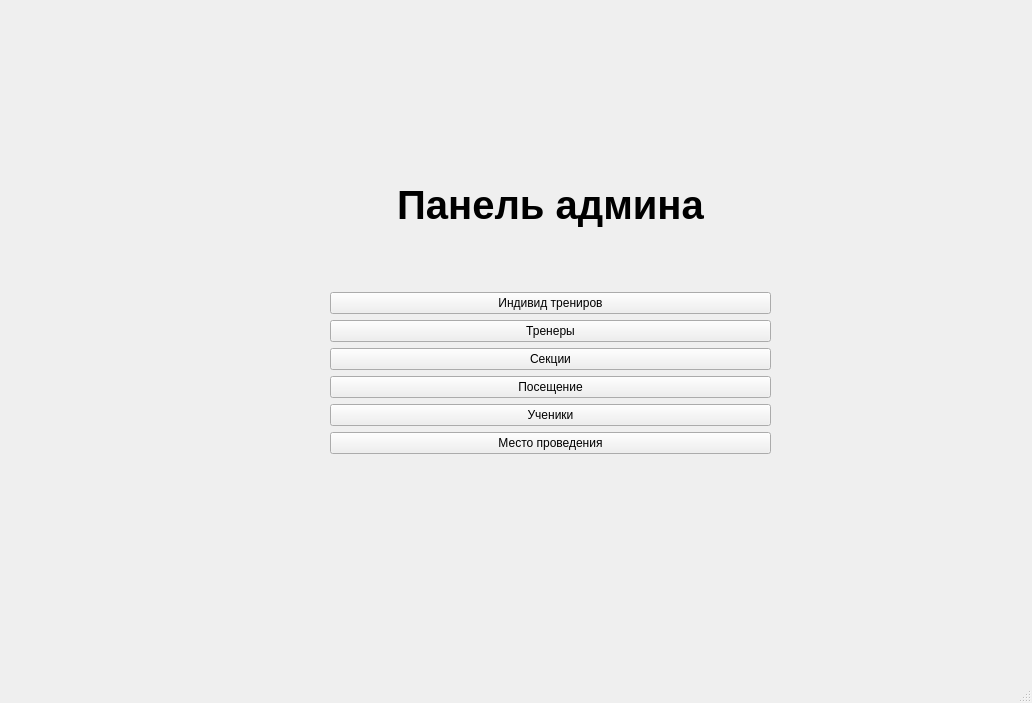
<?xml version="1.0" encoding="UTF-8"?>
<ui version="4.0">
 <class>MainWindow</class>
 <widget class="QMainWindow" name="MainWindow">
  <property name="geometry">
   <rect>
    <x>0</x>
    <y>0</y>
    <width>1032</width>
    <height>703</height>
   </rect>
  </property>
  <property name="windowTitle">
   <string>MainWindow</string>
  </property>
  <widget class="QWidget" name="centralwidget">
   <widget class="QWidget" name="">
    <property name="geometry">
     <rect>
      <x>330</x>
      <y>123</y>
      <width>441</width>
      <height>331</height>
     </rect>
    </property>
    <layout class="QVBoxLayout" name="verticalLayout">
     <item>
      <widget class="QLabel" name="label">
       <property name="font">
        <font>
         <pointsize>30</pointsize>
         <weight>75</weight>
         <italic>false</italic>
         <bold>true</bold>
        </font>
       </property>
       <property name="text">
        <string>Панель админа</string>
       </property>
       <property name="textFormat">
        <enum>Qt::PlainText</enum>
       </property>
       <property name="alignment">
        <set>Qt::AlignCenter</set>
       </property>
      </widget>
     </item>
     <item>
      <widget class="QPushButton" name="btbIndTrA">
       <property name="text">
        <string>Индивид трениров</string>
       </property>
      </widget>
     </item>
     <item>
      <widget class="QPushButton" name="btnTrainerA">
       <property name="text">
        <string>Тренеры</string>
       </property>
      </widget>
     </item>
     <item>
      <widget class="QPushButton" name="btnSectionA">
       <property name="text">
        <string>Секции</string>
       </property>
      </widget>
     </item>
     <item>
      <widget class="QPushButton" name="btnVisitingA">
       <property name="text">
        <string>Посещение</string>
       </property>
      </widget>
     </item>
     <item>
      <widget class="QPushButton" name="btnStudentA">
       <property name="text">
        <string>Ученики</string>
       </property>
      </widget>
     </item>
     <item>
      <widget class="QPushButton" name="btnPlaceA">
       <property name="text">
        <string>Место проведения</string>
       </property>
      </widget>
     </item>
    </layout>
   </widget>
  </widget>
  <widget class="QMenuBar" name="menubar">
   <property name="geometry">
    <rect>
     <x>0</x>
     <y>0</y>
     <width>1032</width>
     <height>22</height>
    </rect>
   </property>
  </widget>
  <widget class="QStatusBar" name="statusbar"/>
 </widget>
 <resources/>
 <connections/>
</ui>
